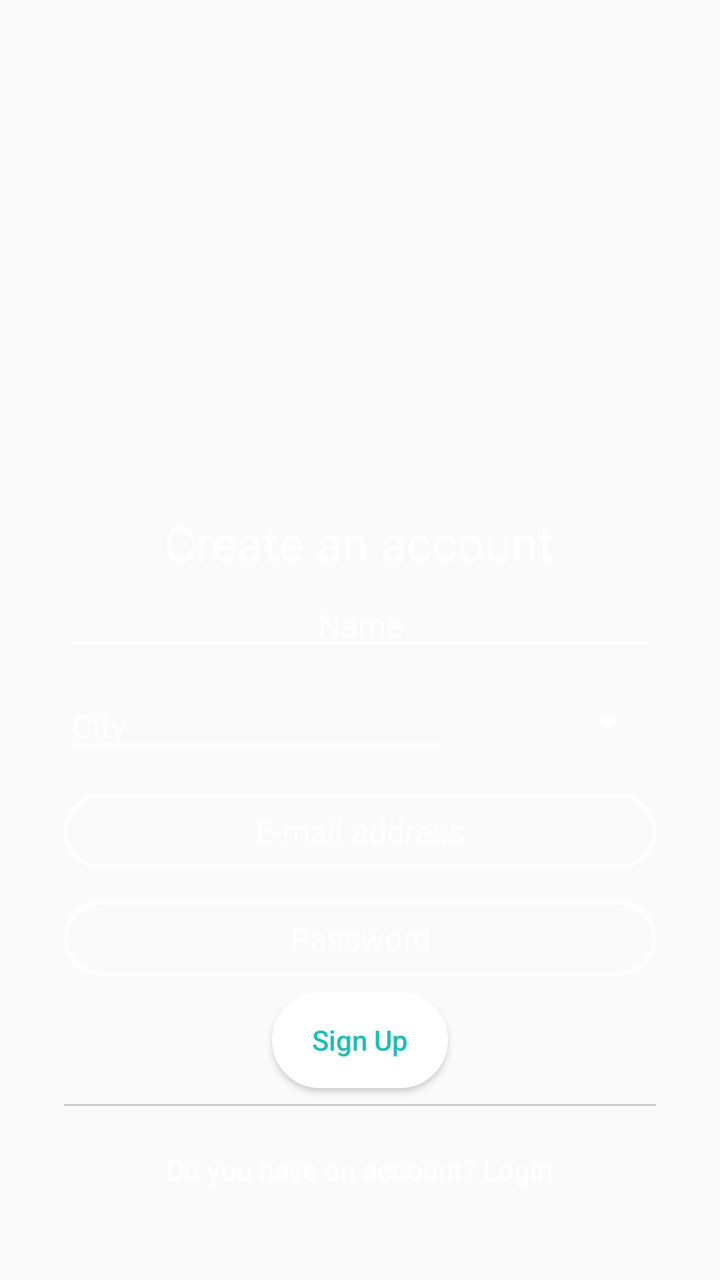
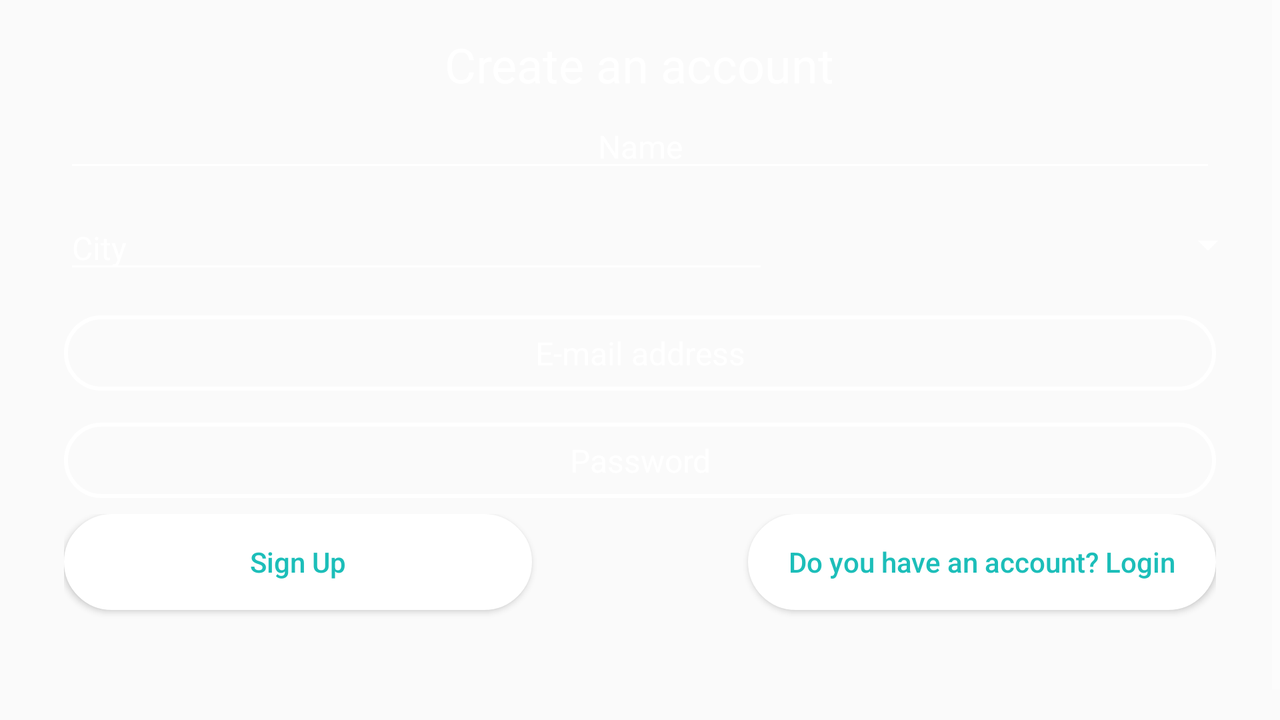

The same Android screen from two of the app's own layout files: first res/layout/ as a phone draws it, then the repository's variant for another configuration, drawn on a device whose configuration selects that folder. Both files follow.
<!-- AndroidManifest.xml: activity theme AppTheme.NoActionBar -->
<!-- res/layout/activity_sign_up.xml -->
<?xml version="1.0" encoding="utf-8"?>
<ScrollView xmlns:android="http://schemas.android.com/apk/res/android"
    xmlns:tools="http://schemas.android.com/tools"
    android:layout_width="match_parent"
    android:layout_height="match_parent"
    android:background="@drawable/background"
    tools:context="com.enpassio.trustme.SignUpActivity">

    <LinearLayout
        android:layout_width="match_parent"
        android:layout_height="wrap_content"
        android:layout_gravity="center_vertical"
        android:layout_marginTop="112dp"
        android:orientation="vertical">

        <TextView
            android:id="@+id/sign_up_heading"
            android:layout_width="wrap_content"
            android:layout_height="wrap_content"
            android:layout_gravity="center_horizontal"
            android:text="@string/heading_sign_up"
            android:textColor="#ffffff"
            android:textSize="24sp" />

        <EditText
            android:id="@+id/user_name_edit_text"
            android:layout_width="match_parent"
            android:layout_height="wrap_content"
            android:layout_marginBottom="4dp"
            android:layout_marginLeft="32dp"
            android:layout_marginRight="32dp"
            android:layout_marginTop="4dp"
            android:fontFamily="sans-serif"
            android:gravity="center_horizontal"
            android:hint="@string/user_name_hint"
            android:textColor="#ffffff"
            android:textColorHint="#ffffff"
            android:textSize="16sp" />

        <LinearLayout
            android:id="@+id/user_city_and_gender_container"
            android:layout_width="match_parent"
            android:layout_height="wrap_content"
            android:layout_gravity="center_horizontal"
            android:orientation="horizontal">


            <EditText
                android:id="@+id/user_city_edit_text"
                android:layout_width="0dp"
                android:layout_height="wrap_content"
                android:layout_gravity="center_vertical"
                android:layout_marginBottom="8dp"
                android:layout_marginLeft="32dp"
                android:layout_marginRight="8dp"
                android:layout_marginTop="8dp"
                android:layout_weight="3"
                android:fontFamily="sans-serif"
                android:gravity="left"
                android:hint="@string/user_city_hint"
                android:textColor="#ffffff"
                android:textColorHint="#ffffff"
                android:textSize="16sp" />

            <Spinner
                android:id="@+id/gender_toggle"
                android:layout_width="0dp"
                android:layout_height="match_parent"
                android:layout_gravity="center_vertical"
                android:layout_marginRight="32dp"
                android:layout_weight="1.5"
                android:gravity="center_vertical" />
        </LinearLayout>

        <EditText
            android:id="@+id/edit_text_email"
            android:layout_width="match_parent"
            android:layout_height="wrap_content"
            android:layout_marginBottom="8dp"
            android:layout_marginLeft="32dp"
            android:layout_marginRight="32dp"
            android:layout_marginTop="8dp"
            android:background="@drawable/input_shape"
            android:fontFamily="sans-serif"
            android:gravity="center_horizontal"
            android:hint="@string/email_hint"
            android:inputType="textEmailAddress"
            android:padding="8dp"
            android:textColor="#ffffff"
            android:textColorHint="#ffffff"
            android:textSize="16sp" />

        <EditText
            android:id="@+id/password_edit_text"
            android:layout_width="match_parent"
            android:layout_height="wrap_content"
            android:layout_marginBottom="8dp"
            android:layout_marginLeft="32dp"
            android:layout_marginRight="32dp"
            android:layout_marginTop="8dp"
            android:background="@drawable/input_shape"
            android:fontFamily="sans-serif"
            android:gravity="center_horizontal"
            android:hint="@string/password_hint"
            android:inputType="textPassword"
            android:padding="8dp"
            android:textColor="#ffffff"
            android:textColorHint="#ffffff"
            android:textSize="16sp" />

        <Button
            android:id="@+id/button_sign_up"
            android:layout_width="wrap_content"
            android:layout_height="wrap_content"
            android:layout_gravity="center_horizontal"
            android:layout_marginBottom="8dp"
            android:layout_marginEnd="8dp"
            android:layout_marginLeft="8dp"
            android:layout_marginRight="8dp"
            android:layout_marginStart="8dp"
            android:background="@drawable/button_shape"
            android:gravity="center"
            android:text="@string/button_sign_up"
            android:textAllCaps="false"
            android:textColor="#1cbeb9" />


        <View

            android:id="@+id/divider_line"
            android:layout_width="wrap_content"
            android:layout_height="1dp"
            android:layout_marginBottom="8dp"
            android:layout_marginEnd="32dp"
            android:layout_marginLeft="32dp"
            android:layout_marginRight="32dp"
            android:layout_marginStart="32dp"
            android:background="#cccccc" />

        <Button

            android:id="@+id/button_already_registered"
            android:layout_width="wrap_content"
            android:layout_height="wrap_content"
            android:layout_gravity="center_horizontal"
            android:layout_marginEnd="8dp"
            android:layout_marginLeft="8dp"
            android:layout_marginRight="8dp"
            android:layout_marginStart="8dp"
            android:background="@null"
            android:text="@string/already_have_account"
            android:textAllCaps="false"
            android:textColor="#ffffff" />

    </LinearLayout>

</ScrollView>
<!-- resources referenced by this layout -->
<resources>
  <!-- drawable button_shape (drawable) -->
  <?xml version="1.0" encoding="UTF-8"?>
  <shape xmlns:android="http://schemas.android.com/apk/res/android"
      android:id="@+id/main_button_shape">
      <stroke
          android:width="2dp"
          android:color="#FFFFFF" />
      <corners android:radius="24dp" />
      <solid android:color="#ffffffff" />
  </shape>
  <!-- drawable input_shape (drawable) -->
  <?xml version="1.0" encoding="UTF-8"?>
  <shape xmlns:android="http://schemas.android.com/apk/res/android"
      android:id="@+id/main_button_shape">
      <stroke
          android:width="2dp"
          android:color="#FFFFFF" />
      <corners android:radius="24dp" />
  </shape>
  <string name="already_have_account">Do you have an account? Login</string>
  <string name="button_sign_up">Sign Up</string>
  <string name="email_hint">E-mail address</string>
  <string name="heading_sign_up">Create an account</string>
  <string name="password_hint">Password</string>
  <string name="user_city_hint">City</string>
  <string name="user_name_hint">Name</string>
  <style name="AppTheme.NoActionBar" parent="AppTheme">
          <item name="windowActionBar">false</item>
          <item name="windowNoTitle">true</item>
          
      </style>
  <style name="AppTheme" parent="Theme.AppCompat.Light.DarkActionBar">
          
          <item name="colorPrimary">@color/colorPrimary</item>
          <item name="colorPrimaryDark">@color/colorPrimaryDark</item>
          <item name="colorAccent">@color/colorAccent</item>
          <item name="colorControlNormal">#ffffff</item>
      </style>
  <color name="colorPrimary">#2996AA</color>
  <color name="colorPrimaryDark">#2E427C</color>
  <color name="colorAccent">#FF4081</color>
</resources>
<!-- res/layout-land/activity_sign_up.xml (the repository's variant of the layout above) -->
<!-- drawn on the phone turned sideways -->
<?xml version="1.0" encoding="utf-8"?>
<ScrollView xmlns:android="http://schemas.android.com/apk/res/android"
    xmlns:tools="http://schemas.android.com/tools"
    android:layout_width="match_parent"
    android:layout_height="match_parent"
    android:background="@drawable/background"
    android:fillViewport="true"
    android:orientation="vertical"
    tools:context="com.enpassio.trustme.SignUpActivity">

    <LinearLayout
        android:layout_width="match_parent"
        android:layout_height="wrap_content"
        android:layout_gravity="center_vertical"
        android:layout_marginTop="16dp"
        android:orientation="vertical">

        <TextView
            android:id="@+id/sign_up_heading"
            android:layout_width="wrap_content"
            android:layout_height="wrap_content"
            android:layout_gravity="center_horizontal"
            android:text="@string/heading_sign_up"
            android:textColor="#ffffff"
            android:textSize="24sp" />

        <EditText
            android:id="@+id/user_name_edit_text"
            android:layout_width="match_parent"
            android:layout_height="wrap_content"
            android:layout_marginBottom="4dp"
            android:layout_marginLeft="32dp"
            android:layout_marginRight="32dp"
            android:layout_marginTop="4dp"
            android:fontFamily="sans-serif"
            android:gravity="center_horizontal"
            android:hint="@string/user_name_hint"
            android:textColor="#ffffff"
            android:textColorHint="#ffffff"
            android:textSize="16sp" />

        <LinearLayout
            android:id="@+id/user_city_and_gender_container"
            android:layout_width="match_parent"
            android:layout_height="wrap_content"
            android:layout_gravity="center_horizontal"
            android:orientation="horizontal">


            <EditText
                android:id="@+id/user_city_edit_text"
                android:layout_width="0dp"
                android:layout_height="wrap_content"
                android:layout_gravity="center_vertical"
                android:layout_marginBottom="8dp"
                android:layout_marginLeft="32dp"
                android:layout_marginRight="4dp"
                android:layout_marginTop="8dp"
                android:layout_weight="2.5"
                android:fontFamily="sans-serif"
                android:gravity="left"
                android:hint="@string/user_city_hint"
                android:textColor="#ffffff"
                android:textColorHint="#ffffff"
                android:textSize="16sp" />

            <Spinner
                android:id="@+id/gender_toggle"
                android:layout_width="0dp"
                android:layout_height="match_parent"
                android:layout_gravity="center_vertical"
                android:layout_marginRight="12dp"
                android:layout_weight="1.7"
                android:gravity="center_vertical" />
        </LinearLayout>

        <EditText
            android:id="@+id/user_email_edit_text"
            android:layout_width="match_parent"
            android:layout_height="wrap_content"
            android:layout_marginBottom="8dp"
            android:layout_marginLeft="32dp"
            android:layout_marginRight="32dp"
            android:layout_marginTop="8dp"
            android:background="@drawable/input_shape"
            android:fontFamily="sans-serif"
            android:gravity="center_horizontal"
            android:hint="@string/email_hint"
            android:inputType="textEmailAddress"
            android:padding="8dp"
            android:textColor="#ffffff"
            android:textColorHint="#ffffff"
            android:textSize="16sp" />

        <EditText
            android:id="@+id/password_edit_text"
            android:layout_width="match_parent"
            android:layout_height="wrap_content"
            android:layout_marginBottom="8dp"
            android:layout_marginLeft="32dp"
            android:layout_marginRight="32dp"
            android:layout_marginTop="8dp"
            android:background="@drawable/input_shape"
            android:fontFamily="sans-serif"
            android:gravity="center_horizontal"
            android:hint="@string/password_hint"
            android:inputType="textPassword"
            android:padding="8dp"
            android:textColor="#ffffff"
            android:textColorHint="#ffffff"
            android:textSize="16sp" />

        <LinearLayout
            android:layout_width="match_parent"
            android:layout_height="wrap_content"
            android:layout_gravity="center_horizontal"
            android:layout_marginEnd="32dp"
            android:layout_marginLeft="32dp"
            android:layout_marginRight="32dp"
            android:layout_marginStart="32dp"
            android:gravity="center_horizontal"
            android:orientation="horizontal">

            <Button
                android:id="@+id/button_sign_up"
                android:layout_width="0dp"
                android:layout_height="wrap_content"
                android:layout_gravity="left|start"
                android:layout_marginBottom="8dp"
                android:layout_marginRight="108dp"
                android:layout_marginTop="8dp"
                android:layout_weight="1"
                android:background="@drawable/button_shape"
                android:gravity="center"
                android:text="@string/button_sign_up"
                android:textAllCaps="false"
                android:textColor="#1cbeb9" />

            <Button

                android:id="@+id/button_already_registered"
                android:layout_width="0dp"
                android:layout_height="wrap_content"
                android:layout_gravity="right|end"
                android:layout_marginBottom="8dp"
                android:layout_marginTop="8dp"
                android:layout_weight="1"
                android:background="@drawable/button_shape"
                android:padding="4dp"
                android:text="@string/already_have_account"
                android:textAllCaps="false"
                android:textColor="#1cbeb9" />

        </LinearLayout>
    </LinearLayout>
</ScrollView>
